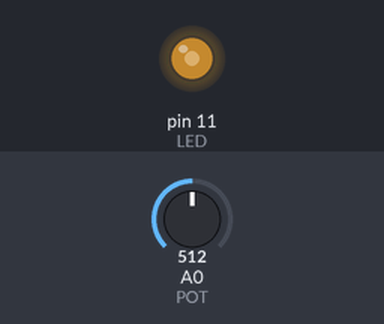
Recording of a sketch running on a simulated Arduino Uno, built with avr-gcc and run on an emulated ATmega328P. Shown: output pins drawn as LEDs (lit = HIGH). Inputs (shaded band) come from the test bench; at power-on: A0 (POT) = 512.

Above: at 1.2 s.
1.3 s: A0 (POT) set to 716
At 2.5 s:
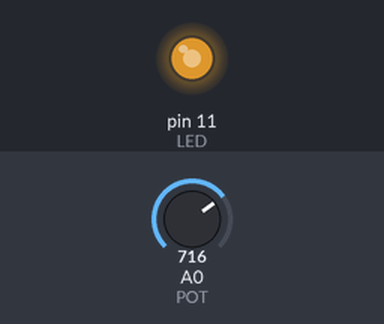
2.8 s: A0 (POT) set to 900
At 3.8 s:
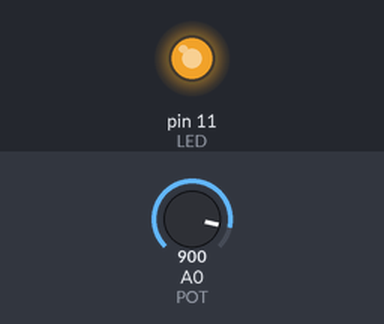
4.3 s: A0 (POT) set to 122
At 5.0 s:
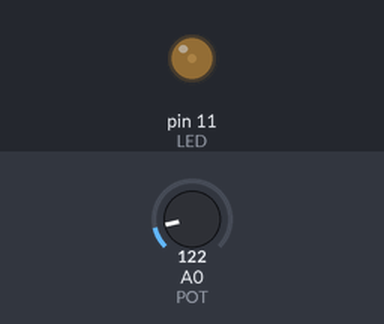
5.8 s: A0 (POT) set to 0
At 6.1 s:
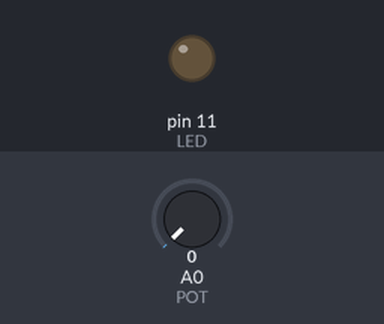
7.3 s: A0 (POT) set to 511
At 8.5 s:
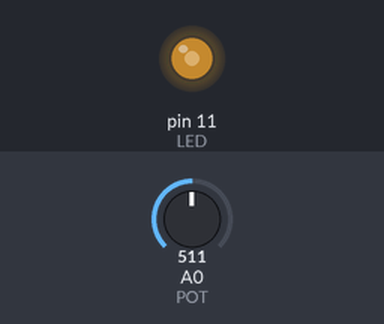
Timing chart, 0 to 9.8 s (numbered marks = the images above; inputs shaded):
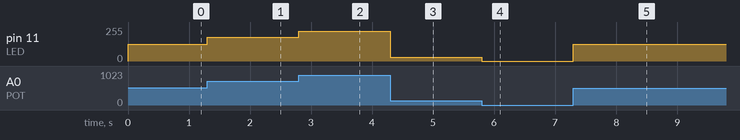

The sketch:

Potentiomet_Controlled_LED.ino
```cpp
#define POT A0
#define LED 11

void setup(){
    pinMode(11,OUTPUT);
    pinMode(POT,INPUT);
}

void loop(){
    int POT_value= analogRead(POT);
    int Brightness= map(POT_value,0,1023,0,255);

    analogWrite(LED, Brightness);

}
```

Measured:
- after the input at 1.3 s, pin 11 (LED): 127/255 → 178/255 at once
- after the input at 2.8 s, pin 11 (LED): 178/255 → 224/255 at once
- after the input at 4.3 s, pin 11 (LED): 224/255 → 30/255 at once
- after the input at 5.8 s, pin 11 (LED): 30/255 → 0/255 at once
- after the input at 7.3 s, pin 11 (LED): 0/255 → 127/255 at once
